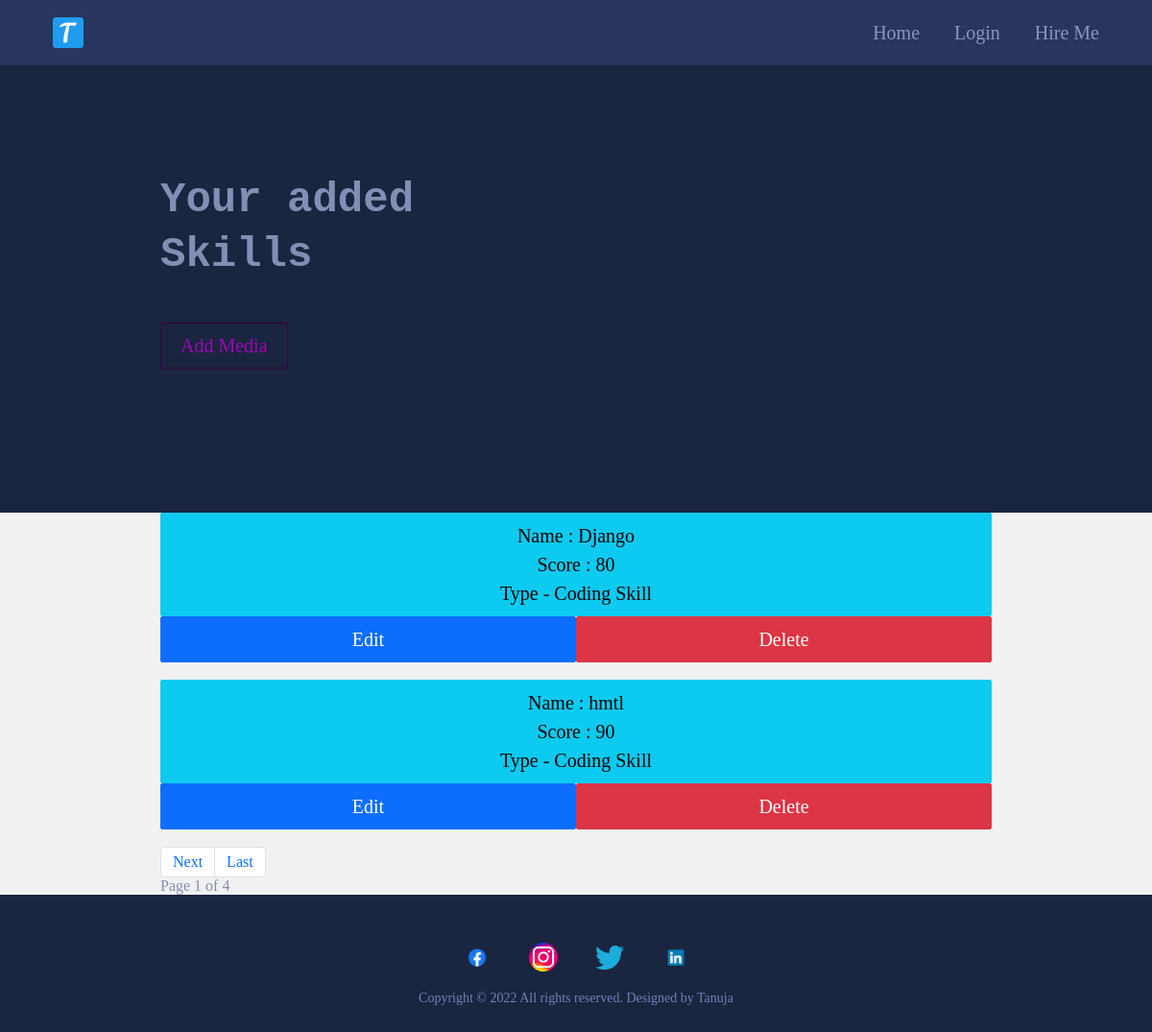
Before: /allskills/ with the older database file.
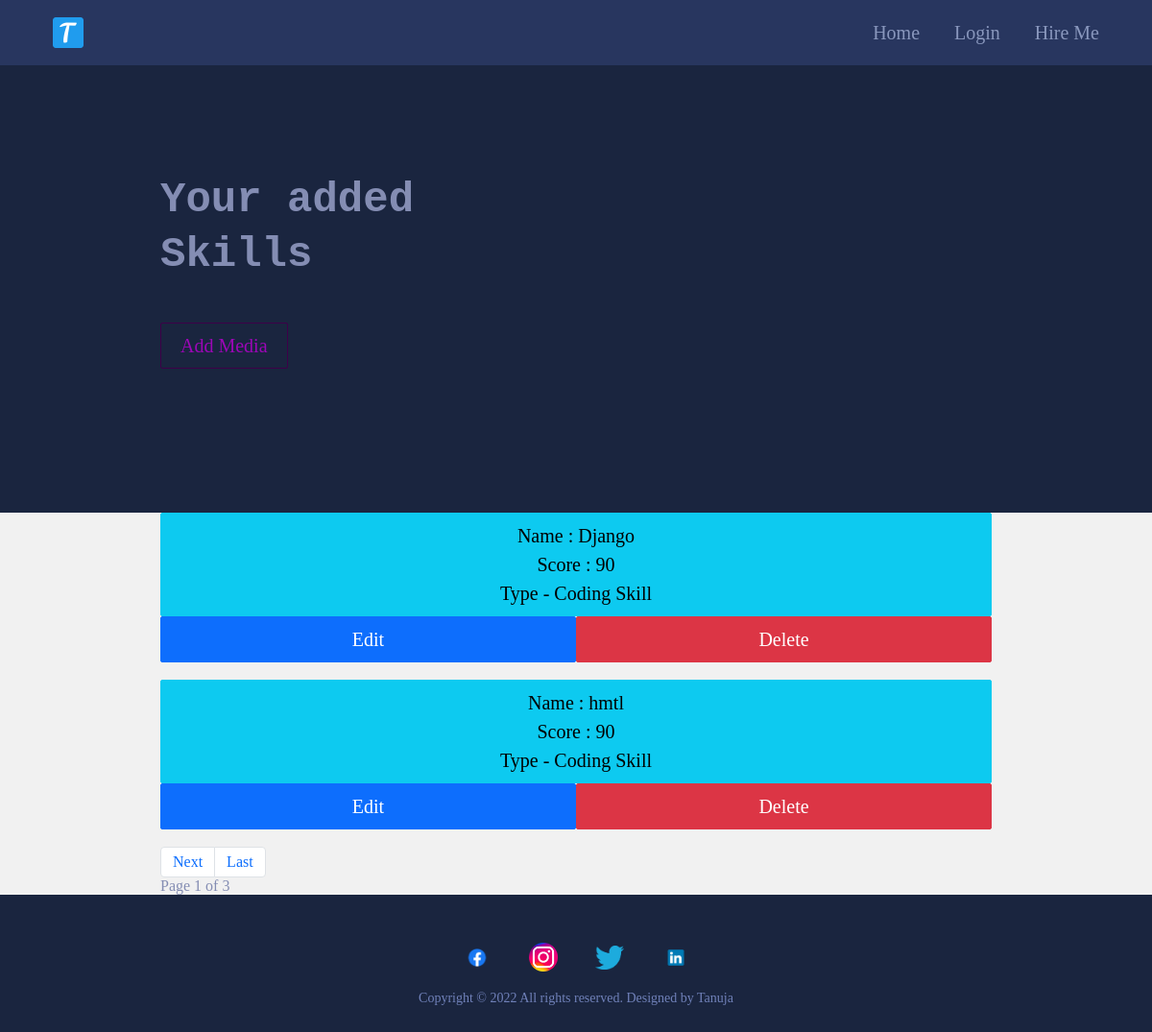
After: the same page with the newer database file.
### main/models.py (models this page shows, shortened)
class Skill(models.Model):
    class Meta:
        verbose_name_plural = 'Skills'
        verbose_name = 'Skill'
    name = models.CharField(max_length=20, blank=True, null=True)
    score = models.IntegerField(default=80, blank=True, null=True)
    image = models.FileField(blank=True, null=True, upload_to="skills")
    is_key_skill = models.BooleanField(default=False)

### main/views.py (the view)
# urls.py: path('allskills/',views.allSkill.as_view(),name="allskills"),
class allSkill(generic.ListView):
	model = Skill
	template_name = "main/allskill.html"
	paginate_by = 2

### cv/context_processors.py (called while the page is built)
def project_context(request):
	context = {
		'me': User.objects.first(),
	}
	return context

### main/templates/main/allskill.html (shortened to what this page needs)
{% extends 'main/base.html' %}
{% load static %}
{% block content %}
    <section>
      <div class="innerPageBannerCol">
        <div class="container">
          <div class="row g-4 g-md-3  align-items-center">
            <div class="col-md-6">
              <div class="bannerContent">
                <h1 class="xlTitle pb-md-3">Your added Skills</h1><br>
                <a href="{%url 'main:addSkill'%}" class="btn btnOutline">Add Media</a>
              </div>
            </div>
          </div>
        </div>
      </div>
    </section>
    <section>
      <div class="lightBg">
        <div class="container">
          <ul>
            {% for item in object_list %}
             <li><a href="" class="btn btn-info col col-12"> Name : {{item.name}}
              <br>Score : {{item.score}}<br>
              {% if item.is_key_skill%}
                  Type - Key Skill
            {%else%}
              Type - Coding Skill
            {%endif%}</a></li>
            <li>
              <div class="container">
                <div class="row">
              <a href="{%url 'main:updateSkill' item.pk %}" class="btn btn-primary col col-6">Edit</a>
              <a href="{%url 'main:deleteSkill' item.pk %}" class="btn btn-danger col col-6">Delete</a>
                </div>
              </div>
            </li><br>
            {%endfor%}
        </ul>
        <nav aria-label="Page navigation example">
          <ul class="pagination" >
            {%if page_obj.has_next%}
              <li class="page-item"><a class="page-link" href="?page={{page_obj.next_page_number}}">Next</a></li>
              <li class="page-item"><a class="page-link"href="?page={{page_obj.paginator.num_pages}}">Last</a></li>
            {%endif%}
          </ul>
          <div>
            Page {{page_obj.number }} of {{page_obj.paginator.num_pages}}
          </div>
          </nav>
        </div>
      </div>
    </section>
    {%endblock%}

Changed rows visible on the page:
changed Skill "Django": score "80" → "90"
Other visible differences:
{{ page_obj.paginator.num_pages }}: "4" → "3"
